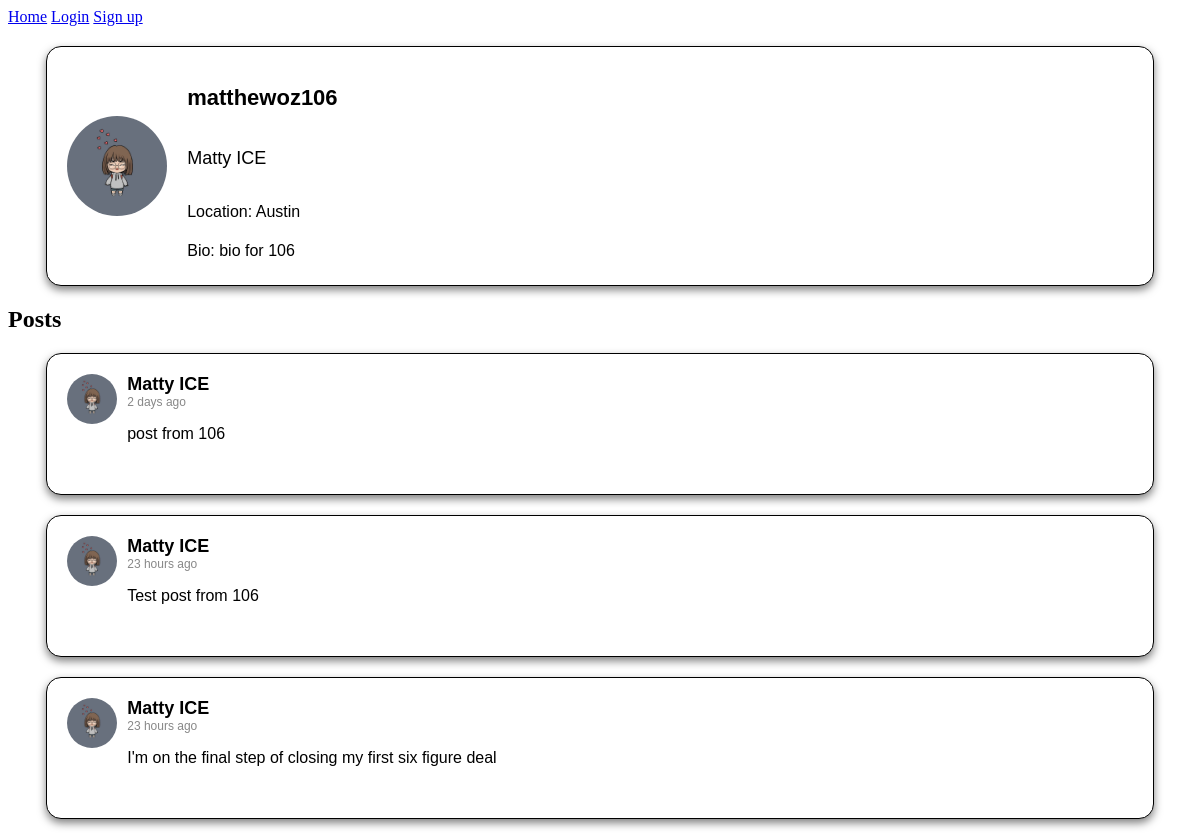
The app's page /profile/matthewoz106/ with its own data.
### posts/models.py (models this page shows)
class Profile(models.Model):
    user = models.OneToOneField(User, on_delete=models.CASCADE)
    image = models.ImageField(upload_to='profile_pics/', default='profile_pics/ProfilePic.jpg', blank=True)
    location = models.CharField(max_length=30, blank=True)
    bio = models.TextField(blank=True)

class Post(models.Model):
    user = models.ForeignKey(User, on_delete=models.CASCADE, related_name='posts')
    text = models.TextField()
    image = models.ImageField(upload_to='images/', blank=True, null=True)
    created_at = models.DateTimeField(auto_now_add=True)

### posts/views.py (the view)
# urls.py: path('profile/<str:username>/', views.view_profile, name='view_profile'),
def view_profile(request, username):
    user = get_object_or_404(User, username=username)
    profile = get_object_or_404(Profile, user=user)
    posts = Post.objects.filter(user=user)
    context = {
        'user': user,
        'profile': profile,
        'posts': posts,
    }
    return render(request, 'profile.html', context)

### posts/templatetags/my_filters.py (called while the page is built)
@register.filter
def custom_date(value):
    now = timezone.now()
    diff = now - value
    if diff.days <= 0 and diff.seconds < 3600:
        return str(diff.seconds//60) + " minutes ago"
    elif diff.days <= 0 and diff.seconds >= 3600:
        return str(diff.seconds//3600) + " hours ago"
    elif diff.days >= 1 and diff.days < 7:
        return str(diff.days) + " days ago"
    else:
        return value.strftime("%B %d, %Y")  # If more than a week ago, return a formatted date

### posts/templates/profile.html
{% extends 'base.html' %}
{% block content %}
    {% include 'profile_info.html' with profile=user.profile user=user %}
    <h2>Posts</h2>
    {% for post in posts %}
        {% include 'post.html' with post=post %}
    {% endfor %}
{% endblock %}

### posts/templates/profile_info.html (shortened to what this page needs)
{% load static %}
{% block content %}
    <div class="profile-info">
        <img src="{{ profile.image.url }}" alt="Profile picture" class="profile-avatar">
        <div class="profile-detail">
            <h2 class="username">{{ user.username }}</h2>
            <p class="full-name">{{ user.first_name }} {{ user.last_name }}</p>
            <p class="profile-location">Location: {{ profile.location }}</p>
            <p class="profile-bio">Bio: {{ profile.bio }}</p>
        </div>
    </div>
{% endblock %}
{% block extra_css %}
  <link rel="stylesheet" type="text/css" href="{% static 'css/profile_info.css' %}">
{% endblock %}

### posts/templates/post.html (shortened to what this page needs)
{% load static %}
{% load my_filters %}
<link rel="stylesheet" type="text/css" href="{% static 'css/post.css' %}">
<div class="post">
    <div class="post-top">
        <a href="{% url 'view_profile' post.user.username %}">
            <img src="{{ post.user.profile.image.url }}" alt="User Avatar" class="avatar">
        </a>
        <div class="post-content">
            <div class="user-detail">
                <a href="{% url 'view_profile' post.user.username %}" class="username">{{ post.user.first_name }} {{ post.user.last_name }}</a>
                <span class="timestamp">{{ post.created_at|custom_date }}</span>
            </div>
            <p class="post-text">{{ post.text }}</p>
        </div>
    </div>
</div>

### posts/static/css/profile_info.css (style rules this page uses)
.profile-info { background-color: white; border: 1px solid black; box-shadow: 0px 4px 8px rgba(0, 0, 0, 0.5); border-radius: 15px; margin-bottom: 20px; padding: 20px; font-family: Arial, sans-serif; max-width: 90%; margin: 20px auto; display: flex; align-items: center; }
.profile-info .profile-avatar { width: 100px; height: 100px; border-radius: 50%; margin-right: 20px; }
.profile-info .profile-detail { display: flex; flex-direction: column; }
.profile-info .username { color: black; font-size: 22px; font-weight: bold; }
.profile-info .profile-location, .profile-info .profile-bio { color: black; font-size: 16px; margin-bottom: 5px; }
.profile-info .full-name { color: black; font-size: 18px; }

### posts/static/css/post.css (style rules this page uses)
.post { background-color: white; border: 1px solid black; box-shadow: 0px 4px 8px rgba(0, 0, 0, 0.5); border-radius: 15px; margin-bottom: 20px; padding: 20px; font-family: Arial, sans-serif; max-width: 90%; margin: 20px auto; }
.post-top { display: flex; align-items: flex-start; }
.avatar { width: 50px; height: 50px; border-radius: 50%; margin-right: 10px; }
.username { color: black; font-size: 18px; font-weight: bold; }
.post-text { color: black; font-size: 16px; margin-bottom: 15px; }
.timestamp { color: #888; font-size: 12px; text-align: left; }
.user-detail { display: flex; flex-direction: column; justify-content: center; align-items: flex-start; }
.post-content { display: flex; flex-direction: column; justify-content: center; align-items: flex-start; }
.username { color: black; font-size: 18px; font-weight: bold; text-decoration: none; }
.avatar { width: 50px; height: 50px; border-radius: 50%; margin-right: 10px; transition: filter 0.3s; }

### records on screen
Profile: image (picture), location "Austin", bio "bio for 106"
Post: user.profile.image (picture), user.first_name "Matty", user.last_name "ICE", created_at|custom_date "2 days ago", text "post from 106"
Post: user.profile.image (picture), user.first_name "Matty", user.last_name "ICE", created_at|custom_date "23 hours ago", text "Test post from 106"
Post: user.profile.image (picture), user.first_name "Matty", user.last_name "ICE", created_at|custom_date "23 hours ago", text "I'm on the final step of closing my first six figure deal"

### other values on screen
{{ user.username }} "matthewoz106"
{{ user.first_name }} "Matty"
{{ user.last_name }} "ICE"
